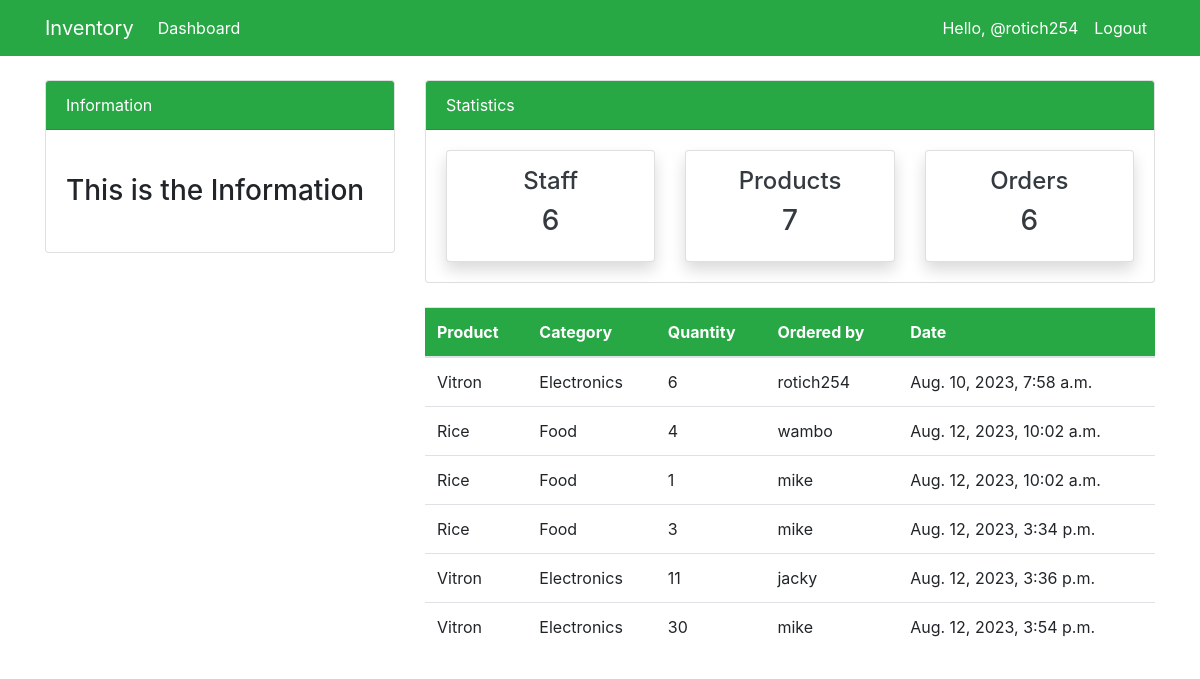
/order/ (signed in), run on the app's committed database.
### dashboard/models.py (models this page shows, shortened)
class Order(models.Model):
    product = models.ForeignKey(Product, on_delete=models.CASCADE, null=True)
    staff = models.ForeignKey(User, models.CASCADE, null=True)
    order_quantity = models.PositiveIntegerField(null=True)
    date = models.DateTimeField(auto_now_add=True)

class Product(models.Model):
    name = models.CharField(max_length=250, null=True)
    category = models.CharField(max_length=20, choices=CATEGORY)
    quantity = models.PositiveIntegerField(null=True)

### dashboard/views.py (the view)
# urls.py: path('order/', views.order, name='dashboard-order'),
@login_required
def order(request):
    orders = Order.objects.all()
    orders_count = orders.count()
    workers_count = User.objects.all().count()
    items_count = Product.objects.all().count()
    context = {
        "orders": orders,
        "workers_count":workers_count,
        "orders_count":orders_count,
        "items_count": items_count,
    }
    return render(request, 'dashboard/order.html', context)

### templates/dashboard/order.html (shortened to what this page needs)
{% extends 'partials/base.html' %}
{% block content %}
{% include 'partials/topnav.html' %}
       <div class="container">
        <div class="row my-4">
            <div class="col-md-4"></div>
            <div class="col-md-8">
                <table class="table bg-white">
                    <thead class="bg-success">
                        <tr class="text-white">
                            <th scope="col">Product</th>
                            <th scope="col">Category</th>
                            <th scope="col">Quantity</th>
                            <th scope="col">Ordered by</th>
                            <th scope="col">Date</th>
                        </tr>
                    </thead>
                    <tbody>
                        {% for orders in orders %}
                        <tr>
                            <td>{{ orders.product.name}}</td>
                            <td>{{ orders.product.category}}</td>
                            <td>{{orders.order_quantity}}</td>
                            <td>{{ orders.staff.username}}</td>
                            <td>{{ orders.date}}</td>
                        </tr>
                     {% endfor %}
                    </tbody>
                </table>
            </div>
        </div>
    </div>
{% endblock %}

### templates/partials/nav.html (shortened to what this page needs)
    <nav class="navbar navbar-expand-lg navbar-info bg-success">
        {% if user.is_authenticated %}
        <div class="container">
            <a class="navbar-brand text-white" href="{% url 'dashboard-index'%}">Inventory</a>
            <div class="collapse navbar-collapse" id="navbarSupportedContent">
                <ul class="navbar-nav mr-auto">
                    <li class="nav-item active">
                        <a class="nav-link text-white" href="{% url 'dashboard-index'%}">Dashboard </a>
                    </li>
                </ul>
                <ul class="navbar-nav ml-auto">
                    <li class="nav-item active">
                        <a class="nav-link text-white" href="{% url 'user-profile'%}">Hello, @{{user.username}} </a>
                    </li>
                    <li class="nav-item">
                        <a class="nav-link text-white" href="{% url 'user-logout'%}">Logout</a>
                    </li>
                </ul>
        {% endif %}
    </nav>

### static/style.css (style rules this page uses)
body { background: rgba(230, 227, 227); }

### data on the page
Order: product.name "Vitron", product.category "Electronics", order_quantity "6", staff.username "rotich254", date "Aug. 10, 2023, 7:58 a.m."
Order: product.name "Rice", product.category "Food", order_quantity "4", staff.username "wambo", date "Aug. 12, 2023, 10:02 a.m."
Order: product.name "Rice", product.category "Food", order_quantity "1", staff.username "mike", date "Aug. 12, 2023, 10:02 a.m."
Order: product.name "Rice", product.category "Food", order_quantity "3", staff.username "mike", date "Aug. 12, 2023, 3:34 p.m."
Order: product.name "Vitron", product.category "Electronics", order_quantity "11", staff.username "jacky", date "Aug. 12, 2023, 3:36 p.m."
Order: product.name "Vitron", product.category "Electronics", order_quantity "30", staff.username "mike", date "Aug. 12, 2023, 3:54 p.m."

### other printed values
{{ user.username }} "rotich254"
{{ workers_count }} "6"
{{ items_count }} "7"
{{ orders_count }} "6"
